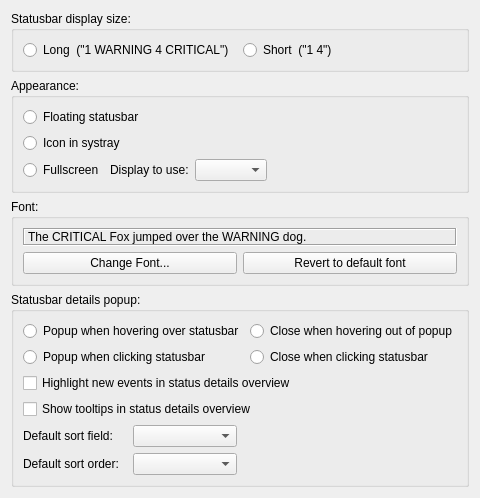
     <widget class="QWidget" name="tab_display">
      <attribute name="title">
       <string>Display</string>
      </attribute>
      <layout class="QGridLayout" name="gridLayout_2">
       <item row="0" column="0">
        <widget class="QGroupBox" name="groupbox_display_size">
         <property name="title">
          <string>Statusbar display size:</string>
         </property>
         <layout class="QHBoxLayout" name="horizontalLayout_5">
          <item>
           <layout class="QGridLayout" name="gridLayout_14">
            <item row="0" column="1">
             <widget class="QRadioButton" name="input_radiobutton_short_display">
              <property name="text">
               <string>Short  (&quot;1 4&quot;)</string>
              </property>
             </widget>
            </item>
            <item row="0" column="0">
             <widget class="QRadioButton" name="input_radiobutton_long_display">
              <property name="text">
               <string>Long  (&quot;1 WARNING 4 CRITICAL&quot;)</string>
              </property>
             </widget>
            </item>
           </layout>
          </item>
         </layout>
        </widget>
       </item>
       <item row="10" column="0">
        <spacer name="verticalSpacer_4">
         <property name="orientation">
          <enum>Qt::Vertical</enum>
         </property>
         <property name="sizeHint" stdset="0">
          <size>
           <width>0</width>
           <height>0</height>
          </size>
         </property>
        </spacer>
       </item>
       <item row="9" column="0">
        <widget class="QGroupBox" name="groupbox_detailed_summary_popup">
         <property name="title">
          <string>Statusbar details popup:</string>
         </property>
         <layout class="QGridLayout" name="gridLayout_3">
          <item row="0" column="0" rowspan="2" colspan="2">
           <layout class="QGridLayout" name="gridLayout_13">
            <item row="1" column="0">
             <widget class="QRadioButton" name="input_radiobutton_popup_details_clicking">
              <property name="text">
               <string>Popup when clicking statusbar</string>
              </property>
              <attribute name="buttonGroup">
               <string notr="true">buttongroup_popup_statuswindow</string>
              </attribute>
             </widget>
            </item>
            <item row="0" column="0">
             <widget class="QRadioButton" name="input_radiobutton_popup_details_hover">
              <property name="text">
               <string>Popup when hovering over statusbar</string>
              </property>
              <attribute name="buttonGroup">
               <string notr="true">buttongroup_popup_statuswindow</string>
              </attribute>
             </widget>
            </item>
            <item row="0" column="1">
             <widget class="QRadioButton" name="input_radiobutton_close_details_hover">
              <property name="text">
               <string>Close when hovering out of popup</string>
              </property>
              <attribute name="buttonGroup">
               <string notr="true">buttongroup_close_statusbar</string>
              </attribute>
             </widget>
            </item>
            <item row="1" column="1">
             <widget class="QRadioButton" name="input_radiobutton_close_details_clicking">
              <property name="text">
               <string>Close when clicking statusbar</string>
              </property>
              <attribute name="buttonGroup">
               <string notr="true">buttongroup_close_statusbar</string>
              </attribute>
             </widget>
            </item>
           </layout>
          </item>
          <item row="6" column="0" colspan="2">
           <widget class="QCheckBox" name="input_checkbox_highlight_new_events">
            <property name="text">
             <string>Highlight new events in status details overview</string>
            </property>
           </widget>
          </item>
          <item row="7" column="0" colspan="2">
           <widget class="QCheckBox" name="input_checkbox_show_tooltips">
            <property name="text">
             <string>Show tooltips in status details overview</string>
            </property>
           </widget>
          </item>
          <item row="8" column="0">
           <layout class="QGridLayout" name="gridLayout_15">
            <item row="0" column="1">
             <widget class="QComboBox" name="input_combobox_default_sort_field"/>
            </item>
            <item row="0" column="0">
             <widget class="QLabel" name="label_default_sort_field">
              <property name="text">
               <string>Default sort field:</string>
              </property>
             </widget>
            </item>
            <item row="1" column="0">
             <widget class="QLabel" name="label_default_sort_order">
              <property name="text">
               <string>Default sort order:</string>
              </property>
             </widget>
            </item>
            <item row="1" column="1">
             <widget class="QComboBox" name="input_combobox_default_sort_order"/>
            </item>
           </layout>
          </item>
         </layout>
        </widget>
       </item>
       <item row="2" column="0">
        <widget class="QGroupBox" name="groupbox_appearance">
         <property name="title">
          <string>Appearance:</string>
         </property>
         <layout class="QGridLayout" name="gridLayout_17">
          <item row="2" column="0">
           <layout class="QHBoxLayout" name="horizontalLayout_16">
            <item>
             <widget class="QRadioButton" name="input_radiobutton_fullscreen">
              <property name="text">
               <string>Fullscreen</string>
              </property>
             </widget>
            </item>
            <item>
             <layout class="QHBoxLayout" name="horizontalLayout_17">
              <item>
               <widget class="QLabel" name="label_fullscreen_display">
                <property name="text">
                 <string>Display to use:</string>
                </property>
               </widget>
              </item>
              <item>
               <widget class="QComboBox" name="input_combobox_fullscreen_display"/>
              </item>
              <item>
               <spacer name="horizontalSpacer_6">
                <property name="orientation">
                 <enum>Qt::Horizontal</enum>
                </property>
                <property name="sizeHint" stdset="0">
                 <size>
                  <width>40</width>
                  <height>20</height>
                 </size>
                </property>
               </spacer>
              </item>
             </layout>
            </item>
           </layout>
          </item>
          <item row="1" column="0">
           <widget class="QRadioButton" name="input_radiobutton_icon_in_systray">
            <property name="text">
             <string>Icon in systray</string>
            </property>
           </widget>
          </item>
          <item row="0" column="0">
           <widget class="QRadioButton" name="input_radiobutton_statusbar_floating">
            <property name="text">
             <string>Floating statusbar</string>
            </property>
           </widget>
          </item>
         </layout>
        </widget>
       </item>
       <item row="3" column="0">
        <widget class="QGroupBox" name="groupbox_font">
         <property name="title">
          <string>Font:</string>
         </property>
         <layout class="QVBoxLayout" name="verticalLayout_3">
          <item>
           <layout class="QVBoxLayout" name="verticalLayout_13">
            <item>
             <widget class="QLabel" name="label_font">
              <property name="frameShape">
               <enum>QFrame::Box</enum>
              </property>
              <property name="frameShadow">
               <enum>QFrame::Sunken</enum>
              </property>
              <property name="text">
               <string>The CRITICAL Fox jumped over the WARNING dog.</string>
              </property>
              <property name="wordWrap">
               <bool>true</bool>
              </property>
             </widget>
            </item>
            <item>
             <layout class="QHBoxLayout" name="horizontalLayout_6">
              <item>
               <widget class="QPushButton" name="button_fontchooser">
                <property name="text">
                 <string>Change Font...</string>
                </property>
               </widget>
              </item>
              <item>
               <widget class="QPushButton" name="button_default_font">
                <property name="text">
                 <string>Revert to default font</string>
                </property>
               </widget>
              </item>
             </layout>
            </item>
           </layout>
          </item>
         </layout>
        </widget>
       </item>
      </layout>
     </widget>
